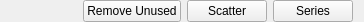
<?xml version="1.0" encoding="UTF-8"?>
<ui version="4.0">
 <class>ParameterTableButtons</class>
 <widget class="QWidget" name="ParameterTableButtons">
  <property name="geometry">
   <rect>
    <x>0</x>
    <y>0</y>
    <width>364</width>
    <height>20</height>
   </rect>
  </property>
  <property name="windowTitle">
   <string>Form</string>
  </property>
  <layout class="QHBoxLayout" name="horizontalLayout">
   <property name="topMargin">
    <number>0</number>
   </property>
   <property name="bottomMargin">
    <number>0</number>
   </property>
   <item>
    <spacer name="horizontalSpacer">
     <property name="orientation">
      <enum>Qt::Horizontal</enum>
     </property>
     <property name="sizeHint" stdset="0">
      <size>
       <width>40</width>
       <height>20</height>
      </size>
     </property>
    </spacer>
   </item>
   <item>
    <widget class="QPushButton" name="cleanButton">
     <property name="text">
      <string>Remove Unused</string>
     </property>
    </widget>
   </item>
   <item>
    <widget class="QPushButton" name="scatterButton">
     <property name="text">
      <string>Scatter</string>
     </property>
    </widget>
   </item>
   <item>
    <widget class="QPushButton" name="seriesButton">
     <property name="text">
      <string>Series</string>
     </property>
    </widget>
   </item>
  </layout>
 </widget>
 <resources/>
 <connections/>
</ui>
